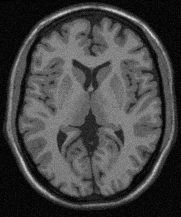
#> input picture Practica/Practica 2/archivos-practica2/ImagenA.pgm, 181 x 217 px
$ python ej_2_a-b.py ImagenA.pgm out.png
#> lines starting #> are read from the running program, lines starting #| are printed output that depends on the picture; long printed decimals are rounded
import cv2
import sys
import numpy as np
import matplotlib.pyplot as plt
import os.path
import scienceplots

plt.style.use(['science', 'notebook', 'grid'])


def read_pgm_file(file_name):

#> called with file_name = 'ImagenA.pgm'
    data_dir = os.path.dirname(os.path.abspath(__file__))

    # Test if file exists
    file_path = os.path.join(data_dir, file_name)
    assert os.path.isfile(file_path), 'file \'{0}\' does not exist'.format(file_path)

    img = cv2.imread(file_name,flags=cv2.IMREAD_GRAYSCALE)
#> img is the input picture: shape (217, 181); min 0, max 219, mean 67.9

    if img is not None:
        print('img.size: ', img.size)
#| img.size:  39277
#| Size of image: (217, 181)
    else:
        print('imread({0}) -> None'.format(file_path))

    return img


def show_img_hist(im):
    vmin = np.amin(im)
#> vmin = 0
    vmax = np.max(im)
#> vmax = 219
    print("Intensity Min: {}   Max:{}".format(vmin,vmax))
#| Intensity Min: 0   Max:219

    L = int(vmax - vmin)
#> L = 219
    print("Number of Levels: {}".format(L))
#| Number of Levels: 219

    fig =plt.figure(figsize=(8, 6))
    plt.grid()
    plt.axis('off')

    imgplot = plt.imshow(im,cmap='gray', vmin=vmin, vmax=vmax)
    fig.colorbar(imgplot, ax=plt.gca())

    plt.figure(figsize=(8, 6))
    hist, bin_edges = np.histogram(im.ravel(),bins=L)
#> hist = 219 values, max 1026 at index 6, min 0 at index 206, mean 179.3; bin_edges = 220 values from 0 to 219
    plt.bar(bin_edges[:-1], hist)

# Ecualizacion de histograma
def equalizer(im):
    # Armo el histograma
    hist, _ = np.histogram(im.ravel(),bins=256) # 256 bins (desde 0 a 255)
#> hist = 256 values, max 1026 at index 7, min 0 at index 6, mean 153.4
    # Armo mi primitiva y normalizo
    c = 255.0/(im.shape[0]*im.shape[1]) # constante de normalizacion c = 255/(M*N)
#> c = 0.00649
    print("c: ",c)
#| c:  0.006492
    print("M*N: ",im.shape[0]*im.shape[1])
#| M*N:  39277

    primitive = np.zeros(256, dtype=np.float64)
    primitive[0] = c*hist[0]
    # print(primitive[0])
    for i in range(1,len(hist)):    #Itero en las demas
        primitive[i] = primitive[i-1] + c*hist[i]
#> after the loop, primitive = 256 values from 0.253 to 255

    # Aplico la transformacion
    for i in range(im.shape[0]):
        for j in range(im.shape[1]):
            im[i,j] = primitive[im[i,j]]
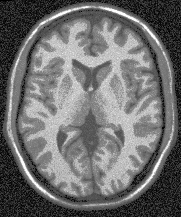
#> im: shape (217, 181); min 0, max 254, mean 110.2

    imout = im

    return imout

if __name__ == "__main__":

    if(len(sys.argv)<3):
        print("Usage: python read-write-pgm.py [infile.pgm] [outfile.pgm]")
        exit(1)

    infile = sys.argv[1]
    outfile = sys.argv[2]

    img = read_pgm_file(infile)

    im = np.array(img)
    print("Size of image: {}".format(im.shape))

    show_img_hist(im)

    imout = equalizer(im)

    show_img_hist(imout)
#| Intensity Min: 0   Max:254
#| Number of Levels: 254

    plt.show()
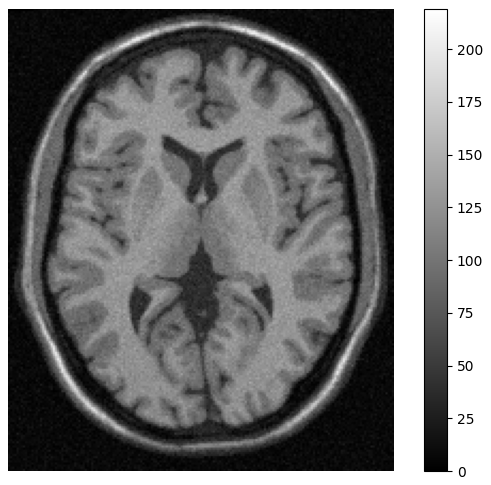
#> figure drawn by matplotlib, 2 panels
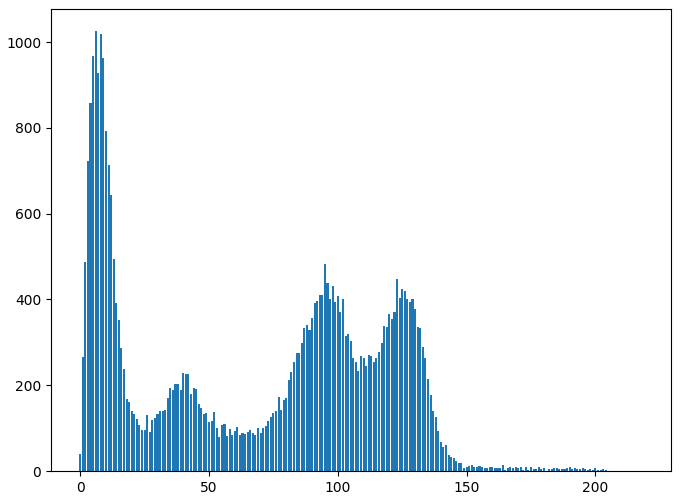
#> figure drawn by matplotlib, 1 panel; tallest bar 1026 high, from x = 5.6 to 6.4
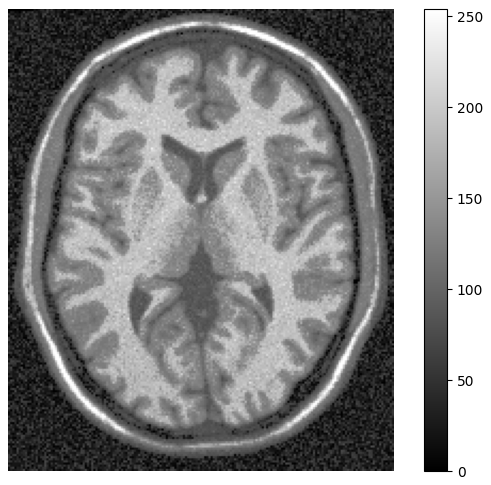
#> figure drawn by matplotlib, 2 panels
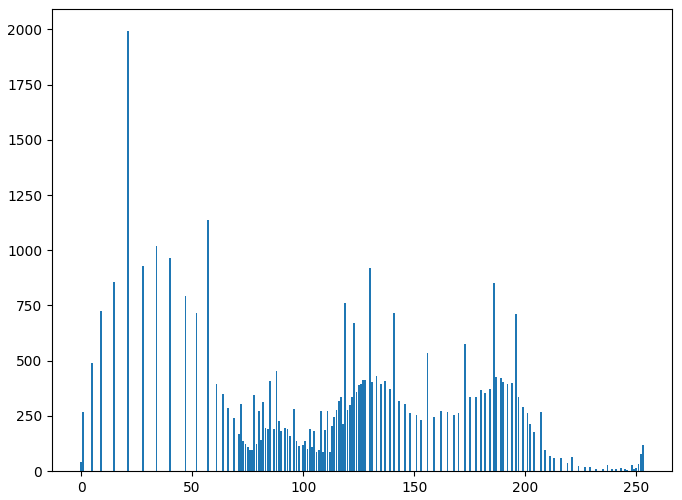
#> figure drawn by matplotlib, 1 panel; tallest bar 1993 high, from x = 20.6 to 21.4
    cv2.imwrite(outfile,imout,[cv2.IMWRITE_PXM_BINARY,0])

$ run again, on Practica/Practica 2/archivos-practica2/A0_ec.pgm
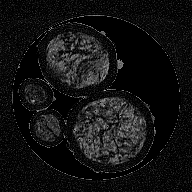
#> input picture Practica/Practica 2/archivos-practica2/A0_ec.pgm, 192 x 192 px
#> in read_pgm_file, img is the input picture: shape (192, 192); min 0, max 184, mean 18.7
#| img.size:  36864
#| Size of image: (192, 192)
#> vmin = 0
#> vmax = 184
#| Intensity Min: 0   Max:184
#| Number of Levels: 184
#> in show_img_hist, `hist, bin_edges = np.histogram(im.ravel(),bins=L)`: hist = 184 values, max 14069 at index 0, min 0 at index 157, mean 200.3; bin_edges = 185 values from 0 to 184
#> in equalizer, `hist, _ = np.histogram(im.ravel(),bins=256)`: hist = 256 values, max 14069 at index 0, min 0 at index 3, mean 144
#| c:  0.006917
#| M*N:  36864
#> after the loop in equalizer, `for i in range(1,len(hist)):`: primitive = 256 values from 97.32 to 255
#> after the loop in equalizer, `for i in range(im.shape[0]):`:
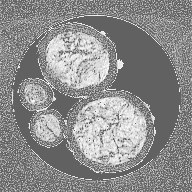
#> im: shape (192, 192); min 97, max 253, mean 140.3
#| Intensity Min: 97   Max:253
#| Number of Levels: 156
#> `plt.show()`:
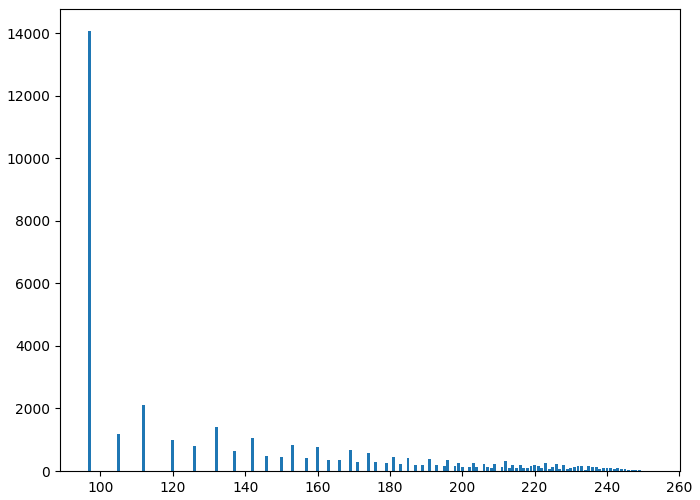
#> figure drawn by matplotlib, 1 panel; tallest bar 14069 high, from x = 96.6 to 97.4

$ run again, on Practica/Practica 2/archivos-practica2/A0_ec_sub.pgm
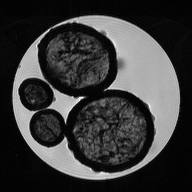
#> input picture Practica/Practica 2/archivos-practica2/A0_ec_sub.pgm, 192 x 192 px
#> in read_pgm_file, img is the input picture: shape (192, 192); min 1, max 255, mean 58.8
#| img.size:  36864
#| Size of image: (192, 192)
#> vmin = 1
#> vmax = 255
#| Intensity Min: 1   Max:255
#> L = 254
#| Number of Levels: 254
#> in show_img_hist, `hist, bin_edges = np.histogram(im.ravel(),bins=L)`: hist = 254 values, max 3331 at index 3, min 0 at index 228, mean 145.1; bin_edges = 255 values from 1 to 255
#> in equalizer, `hist, _ = np.histogram(im.ravel(),bins=256)`: hist = 256 values, max 3331 at index 3, min 0 at index 127, mean 144
#| c:  0.006917
#| M*N:  36864
#> after the loop in equalizer, `for i in range(1,len(hist)):`: primitive = 256 values from 0.173 to 255
#> after the loop in equalizer, `for i in range(im.shape[0]):`:
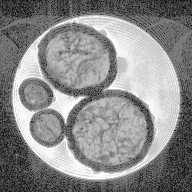
#> im: shape (192, 192); min 6, max 254, mean 138.5
#| Intensity Min: 6   Max:254
#| Number of Levels: 248
#> `plt.show()`:
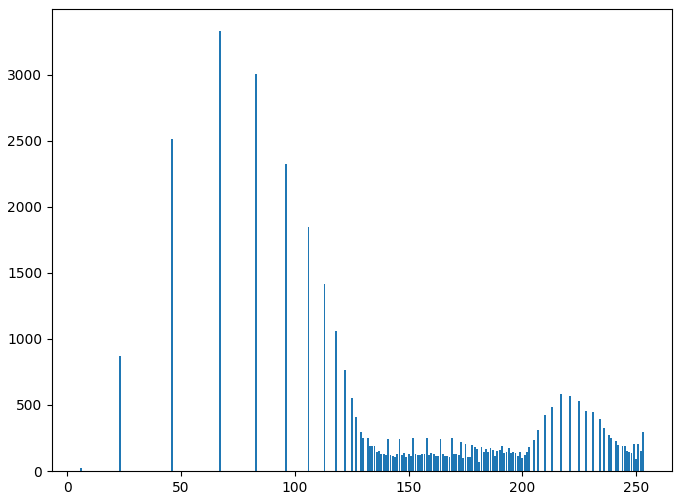
#> figure drawn by matplotlib, 1 panel; tallest bar 3331 high, from x = 66.6 to 67.4
